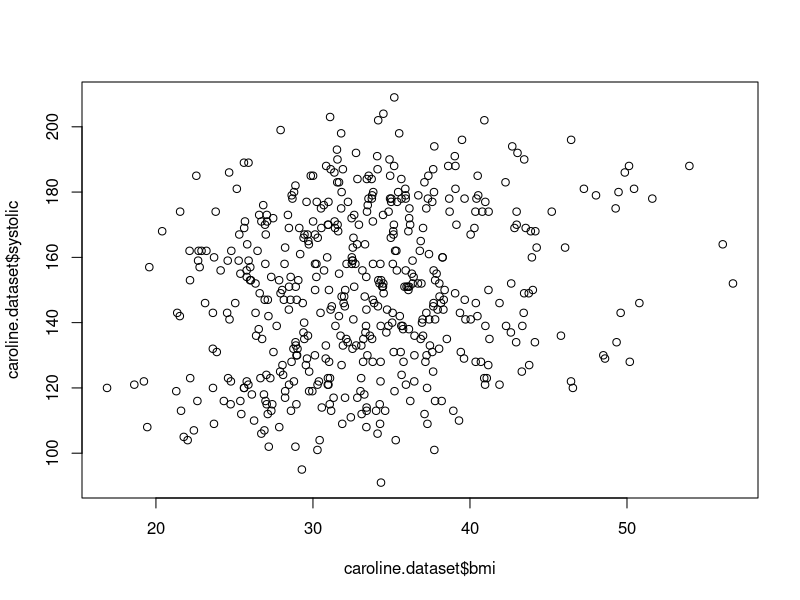
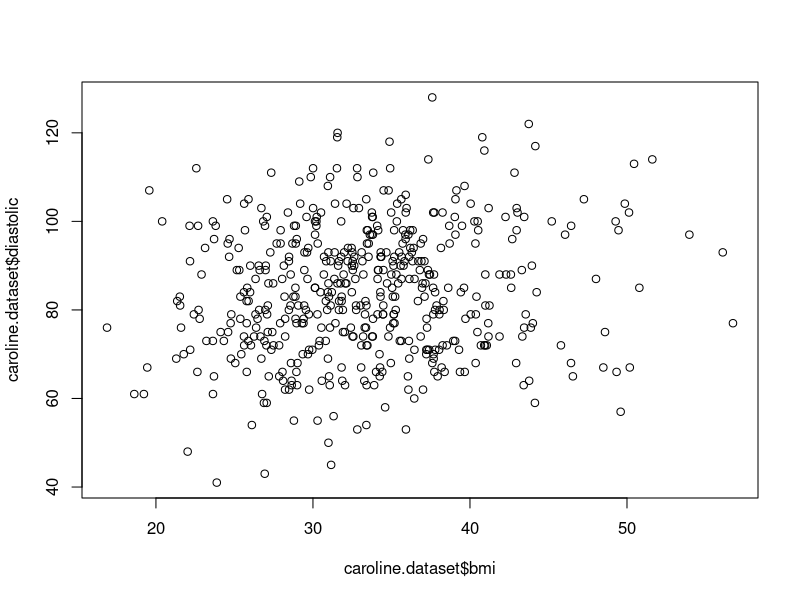

Generate these figures, in order, with R: (Note: this script raises an error after producing the figures.)
## ---- chunk 1
knitr::opts_chunk$set(echo = TRUE)
caroline.dataset <- read.csv("caroline-dataset.csv")
## ---- chunk 2
summary(caroline.dataset)
## ---- chunk 3
plot(caroline.dataset$bmi, caroline.dataset$systolic)
## ---- chunk 4
plot(caroline.dataset$bmi, caroline.dataset$diastolic)
## ---- chunk 5
plot(BMI ~ systolic, caroline.dataset)

regrline <- lm(BMI ~ systolic, caroline.dataset)

abline(regrline, lwd=3, col='red')

summary (regrline)
## ---- chunk 6
plot(BMI ~ diastolic, caroline.dataset)

regrline <- lm(BMI ~ diastolic, caroline.dataset)

abline(regrline, lwd=3, col='red')

summary (regrline)
